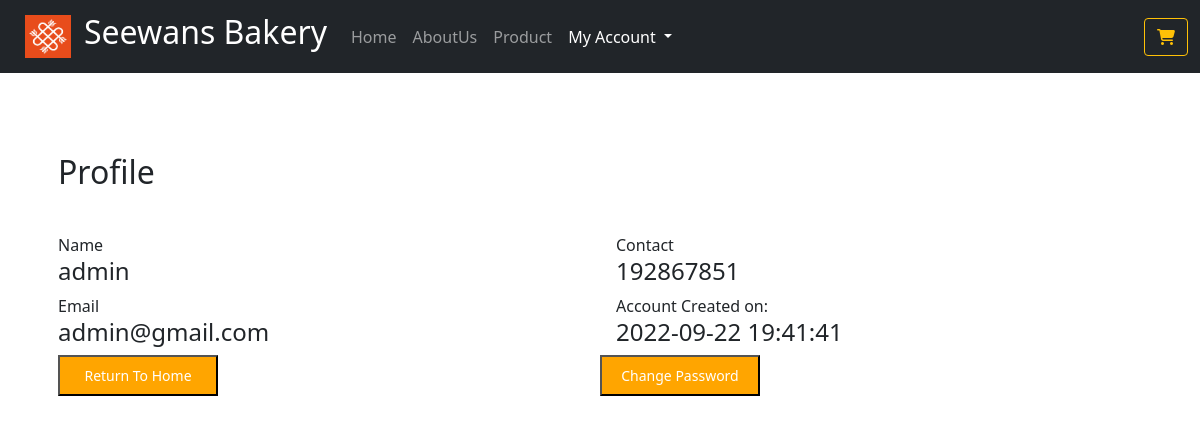
Page /profile.php (signed in) on the committed database.
### tables this page shows
CREATE TABLE `tbluser` (
  `id` int(11) NOT NULL,
  `name` varchar(50) NOT NULL,
  `email` varchar(256) NOT NULL,
  `password` varchar(256) NOT NULL,
  `contact` bigint(10) NOT NULL,
  `otp` int(11) NOT NULL,
  `date` datetime NOT NULL DEFAULT current_timestamp()
);

### profile.php (the view, shortened to what this page needs)
<?php
    include 'dbcon.php';
    $u_id = $_SESSION['logaid'];
?>
<!doctype html>
<html lang="en">
  <head>
    <link href="https://cdn.jsdelivr.net/npm/bootstrap@5.1.3/dist/css/bootstrap.min.css" rel="stylesheet">
    <link rel="stylesheet" href="staff.css">
  </head>
  <body>
    <nav class="navbar navbar-expand-lg navbar-dark bg-dark">
        <div class="container-fluid">
        <a href="cust.php"> <img class="btn"  src="seewans.png" alt="" width="72" height="57"> </a>
          <a class="navbar-brand" href="cust.php"><h2>Seewans Bakery</h2></a>
          <div class="collapse navbar-collapse" id="navbarSupportedContent">
          <ul class="navbar-nav me-auto mb-2 mb-lg-0">
              <li class="nav-item">
                <a class="nav-link" href="cust.php">Home</a>
              </li>
              <li class="nav-item">
                <a class="nav-link" href="aboutus1.php">AboutUs</a>
              </li>
              <li class="nav-item">
                <a class="nav-link" href="product.php">Product</a>
              </li>
              <li class="nav-item dropdown">
                <a class="nav-link dropdown-toggle active" href="#" id="navbarDropdown" role="button" data-bs-toggle="dropdown" aria-expanded="false">
                My Account
                </a>
              </li>
            </ul>
            <a class="btn btn-outline-warning" href="cart.php" role="button">
                <i class="fa-solid fa-cart-shopping"></i>
              </a>
            </div>
        </div>
</nav>
<div class="container">
        <div class="Profile">
            <div class="profile">
                <div class="left">
                    <div class="lefttop">
                        <div class="editprofile">
                            <h2>Profile</h2>
                        </div>
                    </div>
                    <?php
                        $sql = "SELECT * FROM tbluser WHERE id='$u_id'";
                        $data = mysqli_query($conn, $sql);
                        $row = mysqli_fetch_assoc($data);
                    ?>
                    <div class="inputleft">
                        <label for="">Name</label>
                        <h4><?php echo $row['name']; ?></h4>
                        <label for="">Email</label>
                        <h4><?php echo $row['email']; ?></h4>
                    </div>
                    <div class="lastbtn">
                      <a href="cust.php"><input type="submit" class="editbtn" value="Return To Home"></a>
                    </div>
                </div>
                <div class="right">
                    <div class="lefttop">
                    </div>
                    <div class="inputright">
                        <label for="">Contact</label>
                        <h4><?php echo $row['contact']; ?></h4>
                        <label for="">Account Created on:</label>
                        <h4><?php echo $row['date']; ?></h4>
                    </div>
                    <div class="editprofile">
                        <div class="lastbtn">
                          <a href="changepass.php"><input type="submit" class="editbtn" value="Change Password"></a>
                        </div>
                    </div>
                </div>
            </div>
</body>
</html>

### staff.css (style rules this page uses)
.profile { margin-top: 5rem; display: grid; height: 30rem; width: 100%; grid-template-columns: 1fr 1fr; }
.right { display: flex; flex-direction: column; }
.left { margin-left: 1rem; }
.inputleft { margin-top: 1rem; display: flex; flex-direction: column; }
.inputright { margin-top: 1rem; display: flex; flex-direction: column; margin-left: 1rem; }
.lefttop { display: flex; flex-direction: row; height: 4rem; }
.editbtn { height: 2.6rem; width: 10rem; background-color: #ffa500; color: white; font-size: 14px; }

### rows in the picture
tbluser: name "admin", email "admin@gmail.com", contact "192867851", date "2022-09-22 19:41:41"
